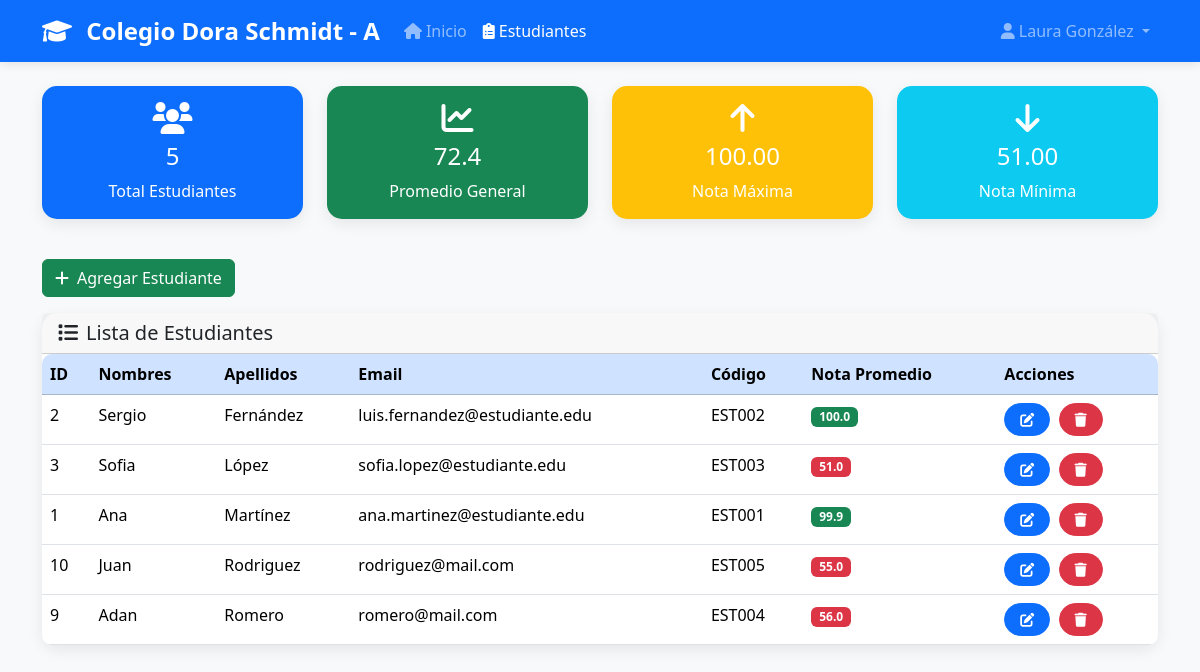
The app's page /notas.php (signed in) with its own data.
### tables this page shows
CREATE TABLE `estudiantes` (
  `id_estudiante` int(11) NOT NULL,
  `id_usuario` int(11) NOT NULL,
  `codigo` varchar(20) NOT NULL,
  `fecha_nacimiento` date NOT NULL,
  `genero` varchar(10) NOT NULL,
  `creado_en` datetime DEFAULT current_timestamp(),
  `creado_por` int(11) DEFAULT NULL,
  `modificado_en` datetime DEFAULT current_timestamp() ON UPDATE current_timestamp(),
  `modificado_por` int(11) DEFAULT NULL
);

CREATE TABLE `usuarios` (
  `id_usuario` int(11) NOT NULL,
  `nombre` varchar(100) NOT NULL,
  `apellido` varchar(100) NOT NULL,
  `email` varchar(150) NOT NULL,
  `password` varchar(255) NOT NULL,
  `rol` varchar(50) NOT NULL COMMENT 'admin, docente, estudiante, padre',
  `creado_en` datetime DEFAULT current_timestamp(),
  `creado_por` int(11) DEFAULT NULL,
  `modificado_en` datetime DEFAULT current_timestamp() ON UPDATE current_timestamp(),
  `modificado_por` int(11) DEFAULT NULL
);

### includes/session.php (called while the page is built, shortened)
<?php
function isLoggedIn() {
    return isset($_SESSION['user_id']) && isset($_SESSION['email']) && isset($_SESSION['tipo_usuario']);
}
function getNombreCompleto() {
    if (isLoggedIn()) {
        return $_SESSION['nombres'] . ' ' . $_SESSION['apellidos'];
    }
    return '';
}
?>

### notas.php (the view, shortened to what this page needs)
<?php
require_once 'includes/session.php';
$database = new Database();
$db = $database->getConnection();
$query = "SELECT e.*, u.nombre, u.apellido, u.email,
          COALESCE(AVG(c.nota), 0) as nota_promedio,
          COUNT(c.id_calificacion) as total_calificaciones,
          (SELECT c2.nota FROM calificaciones c2
           JOIN inscripciones i2 ON c2.id_inscripcion = i2.id_inscripcion
           WHERE i2.id_estudiante = e.id_estudiante
           ORDER BY c2.fecha_registro ASC LIMIT 1) as nota_inicial
          FROM estudiantes e
          JOIN usuarios u ON e.id_usuario = u.id_usuario
          LEFT JOIN inscripciones i ON e.id_estudiante = i.id_estudiante
          LEFT JOIN calificaciones c ON i.id_inscripcion = c.id_inscripcion
          GROUP BY e.id_estudiante, u.nombre, u.apellido, u.email, e.codigo, e.fecha_nacimiento, e.genero
          ORDER BY u.apellido, u.nombre";
$stmt = $db->prepare($query);
$stmt->execute();
$estudiantes = $stmt->fetchAll();
$query = "SELECT
    COUNT(DISTINCT e.id_estudiante) as total_estudiantes,
    COALESCE(AVG(c.nota), 0) as promedio_notas,
    COALESCE(MAX(c.nota), 0) as nota_maxima,
    COALESCE(MIN(c.nota), 0) as nota_minima,
    COUNT(c.id_calificacion) as total_calificaciones
    FROM estudiantes e
    JOIN usuarios u ON e.id_usuario = u.id_usuario
    LEFT JOIN inscripciones i ON e.id_estudiante = i.id_estudiante
    LEFT JOIN calificaciones c ON i.id_inscripcion = c.id_inscripcion";
$stmt = $db->prepare($query);
$stmt->execute();
$estadisticas = $stmt->fetch();
?>
<!DOCTYPE html>
<html lang="es">
<head>
    <link href="https://cdn.jsdelivr.net/npm/bootstrap@5.3.8/dist/css/bootstrap.min.css" rel="stylesheet">
    <link href="https://cdnjs.cloudflare.com/ajax/libs/font-awesome/6.0.0/css/all.min.css" rel="stylesheet">
</head>
<body>
    <nav class="navbar navbar-expand-lg navbar-dark bg-primary">
        <div class="container">
            <a class="navbar-brand" href="dashboard.php">
                <i class="fas fa-graduation-cap me-2"></i>
                Colegio Dora Schmidt - A
            </a>
            <div class="collapse navbar-collapse" id="navbarNav">
                <ul class="navbar-nav me-auto">
                    <li class="nav-item">
                        <a class="nav-link" href="dashboard.php">
                            <i class="fas fa-home me-1"></i>Inicio
                        </a>
                    </li>
                    <li class="nav-item">
                        <a class="nav-link active" href="notas.php">
                            <i class="fas fa-clipboard-list me-1"></i>Estudiantes
                        </a>
                    </li>
                </ul>
                <ul class="navbar-nav">
                    <li class="nav-item dropdown">
                        <a class="nav-link dropdown-toggle" href="#" role="button" data-bs-toggle="dropdown">
                            <i class="fas fa-user me-1"></i><?php echo htmlspecialchars(getNombreCompleto()); ?>
                        </a>
                    </li>
                </ul>
            </div>
        </div>
    </nav>
    <div class="container mt-4">
        <div class="row mb-4">
            <div class="col-md-3 mb-3">
                <div class="card stats-card bg-primary text-white">
                    <div class="card-body text-center">
                        <i class="fas fa-users fa-2x mb-2"></i>
                        <h4><?php echo $estadisticas['total_estudiantes']; ?></h4>
                        <p class="mb-0">Total Estudiantes</p>
                    </div>
                </div>
            </div>
            <div class="col-md-3 mb-3">
                <div class="card stats-card bg-success text-white">
                    <div class="card-body text-center">
                        <i class="fas fa-chart-line fa-2x mb-2"></i>
                        <h4><?php echo $estadisticas['total_calificaciones'] > 0 ? number_format($estadisticas['promedio_notas'], 1) : 'N/A'; ?></h4>
                        <p class="mb-0">Promedio General</p>
                    </div>
                </div>
            </div>
            <div class="col-md-3 mb-3">
                <div class="card stats-card bg-warning text-white">
                    <div class="card-body text-center">
                        <i class="fas fa-arrow-up fa-2x mb-2"></i>
                        <h4><?php echo $estadisticas['total_calificaciones'] > 0 ? $estadisticas['nota_maxima'] : 'N/A'; ?></h4>
                        <p class="mb-0">Nota Máxima</p>
                    </div>
                </div>
            </div>
            <div class="col-md-3 mb-3">
                <div class="card stats-card bg-info text-white">
                    <div class="card-body text-center">
                        <i class="fas fa-arrow-down fa-2x mb-2"></i>
                        <h4><?php echo $estadisticas['total_calificaciones'] > 0 ? $estadisticas['nota_minima'] : 'N/A'; ?></h4>
                        <p class="mb-0">Nota Mínima</p>
                    </div>
                </div>
            </div>
        </div>
        <div class="row mb-3">
            <div class="col-12">
                <button type="button" class="btn btn-success" data-bs-toggle="modal" data-bs-target="#modalEstudiante">
                    <i class="fas fa-plus me-2"></i>Agregar Estudiante
                </button>
            </div>
        </div>
        <div class="card">
            <div class="card-header">
                <h5 class="mb-0">
                    <i class="fas fa-list me-2"></i>Lista de Estudiantes
                </h5>
            </div>
            <div class="card-body p-0">
                <div class="table-responsive">
                    <table class="table table-hover mb-0">
                        <thead class="table-primary">
                            <tr>
                                <th>ID</th>
                                <th>Nombres</th>
                                <th>Apellidos</th>
                                <th>Email</th>
                                <th>Código</th>
                                <th>Nota Promedio</th>
                                <th>Acciones</th>
                            </tr>
                        </thead>
                        <tbody>
                            <?php if (empty($estudiantes)): ?>
                            <tr>
                                <td colspan="7" class="text-center py-4">
                                    <i class="fas fa-inbox fa-3x text-muted mb-3"></i>
                                    <p class="text-muted">No hay estudiantes registrados</p>
                                </td>
                            </tr>
                            <?php else: ?>
                            <?php foreach ($estudiantes as $estudiante): ?>
                            <tr>
                                <td><?php echo $estudiante['id_estudiante']; ?></td>
                                <td><?php echo htmlspecialchars($estudiante['nombre']); ?></td>
                                <td><?php echo htmlspecialchars($estudiante['apellido']); ?></td>
                                <td><?php echo htmlspecialchars($estudiante['email']); ?></td>
                                <td><?php echo htmlspecialchars($estudiante['codigo']); ?></td>
                                <td>
                                    <?php if ($estudiante['total_calificaciones'] > 0): ?>
                                        <span class="badge bg-<?php
                                            echo $estudiante['nota_promedio'] >= 80 ? 'success' :
                                                ($estudiante['nota_promedio'] >= 60 ? 'warning' : 'danger');
                                        ?>">
                                            <?php echo number_format($estudiante['nota_promedio'], 1); ?>
                                        </span>
                                    <?php else: ?>
                                        <span class="badge bg-secondary">Sin notas</span>
                                    <?php endif; ?>
                                </td>
                                <td>
                                    <button type="button" class="btn btn-sm btn-primary btn-action me-1"
                                            onclick="editarEstudiante(<?php echo htmlspecialchars(json_encode($estudiante)); ?>)">
                                        <i class="fas fa-edit"></i>
                                    </button>
                                    <button type="button" class="btn btn-sm btn-danger btn-action"
                                            onclick="eliminarEstudiante(<?php echo $estudiante['id_estudiante']; ?>, '<?php echo htmlspecialchars($estudiante['nombre'] . ' ' . $estudiante['apellido']); ?>')">
                                        <i class="fas fa-trash"></i>
                                    </button>
                                </td>
                            </tr>
                            <?php endforeach; ?>
                            <?php endif; ?>
                        </tbody>
                    </table>
                </div>
            </div>
        </div>
    </div>
</body>
</html>

### notas.php (style rules this page uses)
body { background-color: #f8f9fa; }
.navbar-brand { font-weight: bold; font-size: 1.5rem; }
.card { border: none; border-radius: 15px; box-shadow: 0 5px 15px rgba(0, 0, 0, 0.08); }
.stats-card { transition: transform 0.3s ease; }
.table { border-radius: 10px; overflow: hidden; }
.btn-action { border-radius: 20px; padding: 5px 15px; }
.navbar { box-shadow: 0 2px 10px rgba(0, 0, 0, 0.1); }

### records on screen
estudiantes: id_estudiante "2", id_usuario.nombre "Sergio", id_usuario.apellido "Fernández", id_usuario.email "luis.fernandez@estudiante.edu", codigo "EST002", nota_promedio "100.0"
estudiantes: id_estudiante "3", id_usuario.nombre "Sofia", id_usuario.apellido "López", id_usuario.email "sofia.lopez@estudiante.edu", codigo "EST003", nota_promedio "51.0"
estudiantes: id_estudiante "1", id_usuario.nombre "Ana", id_usuario.apellido "Martínez", id_usuario.email "ana.martinez@estudiante.edu", codigo "EST001", nota_promedio "99.9"
estudiantes: id_estudiante "10", id_usuario.nombre "Juan", id_usuario.apellido "Rodriguez", id_usuario.email "rodriguez@mail.com", codigo "EST005", nota_promedio "55.0"
estudiantes: id_estudiante "9", id_usuario.nombre "Adan", id_usuario.apellido "Romero", id_usuario.email "romero@mail.com", codigo "EST004", nota_promedio "56.0"

### other values on screen
getNombreCompleto() "Laura González"
$estadisticas['total_estudiantes'] "5"
$estadisticas['promedio_notas'] "72.4"
$estadisticas['nota_maxima'] "100.00"
$estadisticas['nota_minima'] "51.00"
